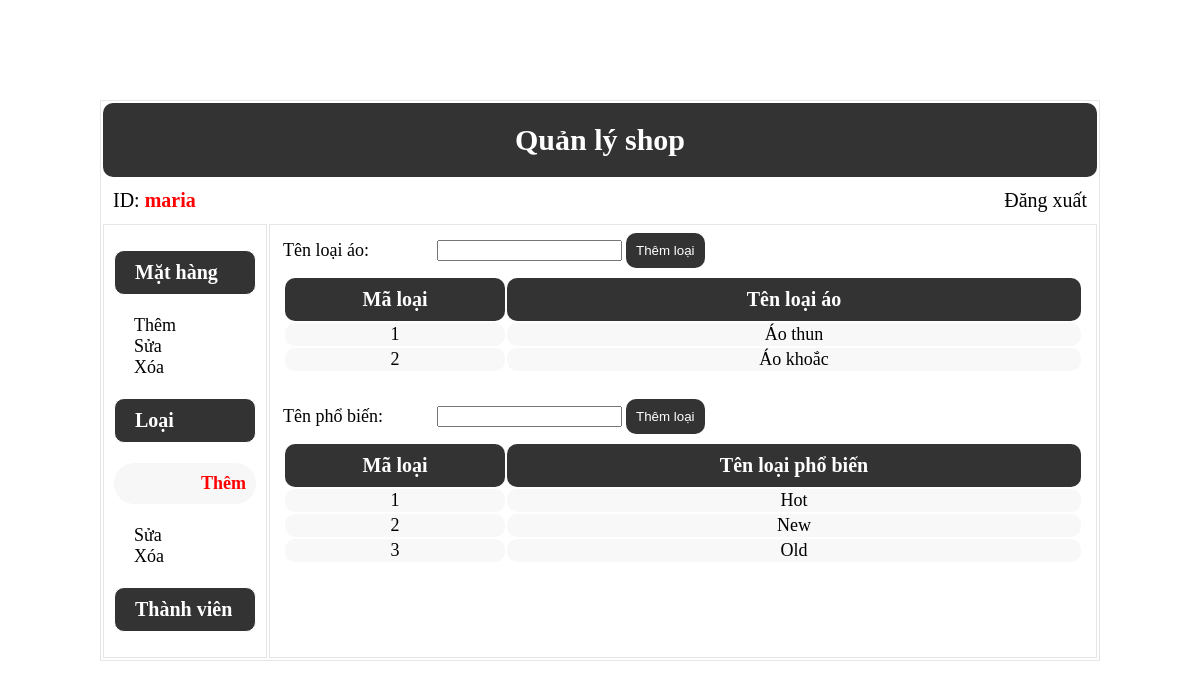
Page /ShopAoOnline/Files/Loai/ThemLoai.php (signed in) on the committed database.
### tables this page shows
CREATE TABLE IF NOT EXISTS `chucvu` (
  `MaCV` int(11) NOT NULL AUTO_INCREMENT,
  `TenCV` varchar(100) NOT NULL,
  `Quyen` int(11) NOT NULL,
  `DuongDan` varchar(100) NOT NULL,
  PRIMARY KEY (`MaCV`)
);

CREATE TABLE IF NOT EXISTS `loaiao` (
  `MaLoai` int(11) NOT NULL AUTO_INCREMENT,
  `TenLoai` varchar(100) NOT NULL,
  PRIMARY KEY (`MaLoai`)
);

CREATE TABLE IF NOT EXISTS `phobien` (
  `MaPB` int(11) NOT NULL AUTO_INCREMENT,
  `TenPB` varchar(100) NOT NULL,
  PRIMARY KEY (`MaPB`)
);

### ShopAoOnline/Files/Loai/ThemLoai.php (the view, shortened to what this page needs)
<!DOCTYPE html PUBLIC "-//W3C//DTD XHTML 1.0 Transitional//EN" "http://www.w3.org/TR/xhtml1/DTD/xhtml1-transitional.dtd">
<html xmlns="http://www.w3.org/1999/xhtml">
<head>
<link href="../../css/QuanTri.css" type="text/css" rel="stylesheet" rev="stylesheet" />
</head>
<body>
	<?php
		$cnSQL = @mysql_connect($_SESSION["host"][0], 'root', '');
		function sql($cn, $db, $sql){
			return mysql_query($sql, $cn);
		}
	?>
<form action="ThemLoai.php" method="post">
	<table id="tbl-quantri" width="1000" align="center">
    	<tr height="50" align="center">
        	<td id="tbl-quantri-header" colspan="2">Quản lý shop</td>
        </tr>
        <tr height="30">
        	<td id="tbl-quantri-nav-left" width="150" align="left">
            	<?php echo 'ID:&nbsp;<blink style="color:red;font-weight:bold;"/>'.$_SESSION["user"]; ?>
            </td>
            <td id="tbl-quantri-nav-right" align="right">
            	<a href="../../DangXuat.php">Đăng xuất</a>
            </td>
        </tr>
        <tr>
        	<td id="tbl-quantri-midle-left" valign="top">
            	<?php
					$mh = "<p>Mặt hàng</p>";
					$l = "<p>Loại</p>";
					$tv = "<p>Thành viên</p>";
					$result = sql($cnSQL, "quanlyshop", "Select * From chucvu");
					if($result){
						while($rows=mysql_fetch_row($result)){
							if(strpos($rows[3], "MH")){
								$mh = $mh.'<a class="tbl-quantri-midle-left-a" href="../MatHang/'.$rows[3].'">'.$rows[1].'</a></br>';
							}
							if(strpos($rows[3], "Loai")){
								if($rows[3]=="ThemLoai.php")
									$l = $l.'<a id="tbl-quantri-left-a-selected" href="'.$rows[3].'">'.$rows[1].'</a></br>';
								else
									$l = $l.'<a class="tbl-quantri-midle-left-a" href="'.$rows[3].'">'.$rows[1].'</a></br>';
							}
						}
					}
					echo $mh.$l.$tv;
				?>
            </td>
            <td id="tbl-quantri-midle-right" valign="top">
            	<table width="800">
                    <tr height="30" bgcolor="#FFFFFF">
                    	<td width="150" class="c3">Tên loại áo:</td>
                        <td width="150">
                        	<input name="txtTenLoai" type="text" />
                        </td>
                        <td>
                        	<input class="tbl-quantri-midle-right-tblChild-btn" name="btnTAo" type="submit" value="Thêm loại" />
                        </td>
                    </tr>
                    <tr align="center" bgcolor="#FFFFFF">
                    	<td colspan="3" class="c2">
                        </td>
                    </tr>
                    <tr>
                    	<td colspan="3">
                        	<table width="800">
                            	<tr class="tbl-quantri-midle-right-tblChild-title" height="30" align="center">
                                	<td width="200">Mã loại</td>
                                    <td>Tên loại áo</td>
                                </tr>
                                <?php
									$result = sql($cnSQL, "quanlyshop", "Select * From loaiao");
									if($result){
										while($rows=mysql_fetch_row($result)){
											echo '<tr class="tbl-quantri-midle-right-tblChild-body" height="20" align="center">';
											echo 	'<td width="200">'.$rows[0].'</td>';
											echo 	'<td >'.$rows[1].'</td>';
											echo '</tr>';
										}
									}else{
										$msg = "Lỗi truy xuất dữ liệu.";
									}
								?>
                            </table>
                        </td>
                    </tr>
                    <tr height="20"></tr>
                    <tr height="30" bgcolor="#FFFFFF">
                    	<td width="150" class="c3">Tên phổ biến:</td>
                        <td width="150">
                        	<input name="txtTenPB" type="text" />
                        </td>
                        <td>
                        	<input class="tbl-quantri-midle-right-tblChild-btn" name="btnTPB" type="submit" value="Thêm loại" />
                        </td>
                    </tr>
                    <tr align="center" bgcolor="#FFFFFF">
                    	<td colspan="3" class="c2">
                        </td>
                    </tr>
                    <tr>
                    	<td colspan="3">
                        	<table width="800">
                            	<tr class="tbl-quantri-midle-right-tblChild-title" height="30" align="center">
                                	<td width="200">Mã loại</td>
                                    <td>Tên loại phổ biến</td>
                                </tr>
                                <?php
									$result = sql($cnSQL, "quanlyshop", "Select * From phobien");
									if($result){
										while($rows=mysql_fetch_row($result)){
											echo '<tr class="tbl-quantri-midle-right-tblChild-body" height="20" align="center">';
											echo 	'<td width="200">'.$rows[0].'</td>';
											echo 	'<td >'.$rows[1].'</td>';
											echo '</tr>';
										}
									}else{
										$msg = "Lỗi truy xuất dữ liệu.";
									}
								?>
                            </table>
                        </td>
                    </tr>
                </table>
            </td>
        </tr>
    </table>
</body>
</html>

### ShopAoOnline/css/QuanTri.css (style rules this page uses)
#tbl-quantri { margin-top:100px; border:1px #E6E6E6 solid; font-family:"Times New Roman", Times, serif; font-size:18px; color:#000; }
#tbl-quantri-header { background-color:#333; color:#FFF; font-size:30px; padding:20px 20px 20px 20px; font-weight:bold; border-radius:10px; }
#tbl-quantri-nav-left { font-size:20px; padding:10px 10px 10px 10px; }
#tbl-quantri-nav-right { font-size:20px; padding:10px 10px 10px 10px; }
#tbl-quantri-midle-left { border:1px #E6E6E6 solid; padding:5px 10px 5px 10px; }
#tbl-quantri-midle-left p { border:1px #FFFFFF solid; background-color:#333; color:#FFF; font-size:20px; font-weight:bold; padding:10px 0px 10px 20px; border-radius:10px; }
.tbl-quantri-midle-left-a { padding:10px 10px 10px 20px; }
#tbl-quantri-left-a-selected { padding:10px 10px 10px 20px; background-color:#F7F7F7; border-radius:50px; display:block; color:#F00; font-weight:bold; text-align:right; }
#tbl-quantri-midle-right { border:1px #E6E6E6 solid; padding:5px 10px 5px 10px; }
.tbl-quantri-midle-right-tblChild-title td { background-color:#333; color:#FFF; font-size:20px; font-weight:bold; border-radius:10px; padding:10px 10px 10px 10px; }
.tbl-quantri-midle-right-tblChild-body td { background-color:#F8F8F8; color:#000; border-radius:10px; }
.tbl-quantri-midle-right-tblChild-btn { border:0px; background-color:#333; color:#FFF; padding:10px 10px 10px 10px; border-radius:10px; }
a { text-decoration:none; }
a:link { color:#000; }

### rows in the picture
chucvu: TenCV "Thêm"
chucvu: TenCV "Sửa"
chucvu: TenCV "Xóa"
chucvu: TenCV "Thêm"
chucvu: TenCV "Sửa"
chucvu: TenCV "Xóa"
loaiao: MaLoai "1", TenLoai "Áo thun"
loaiao: MaLoai "2", TenLoai "Áo khoắc"
phobien: MaPB "1", TenPB "Hot"
phobien: MaPB "2", TenPB "New"
phobien: MaPB "3", TenPB "Old"

### other values in the picture
$_SESSION["user"] "maria"
